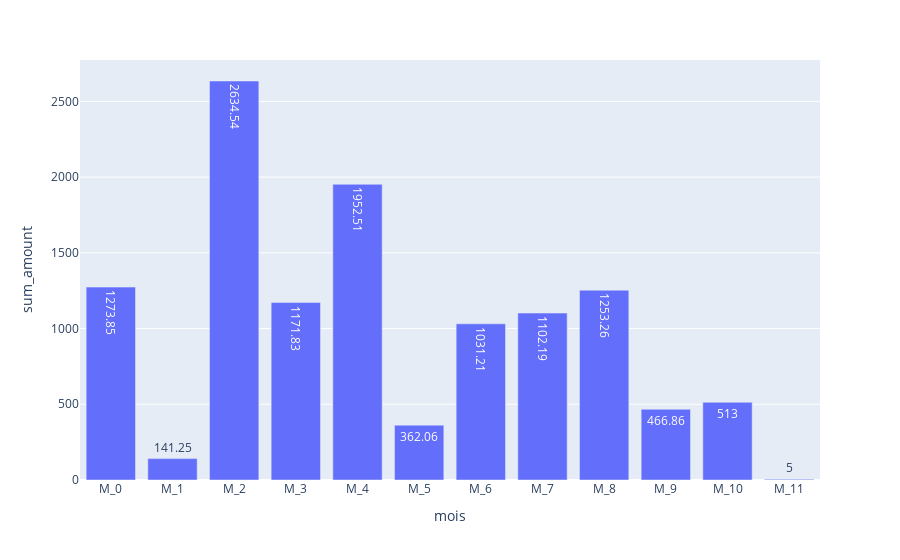

Notebook code cell kept with this figure:
### Code cell
import plotly.express as px

fig = px.bar(df_test, x="mois", y="sum_amount", text = "sum_amount")
fig.show()

### Figure 1 — Plotly figure (JSON) as saved in the notebook; plotly's stock layout.template omitted (floating-point values rounded to 4 significant figures)
{"data": [{"alignmentgroup": "True", "hovertemplate": "mois=%{x}<br>sum_amount=%{text}<extra></extra>", "legendgroup": "", "marker": {"color": "#636efa"}, "name": "", "offsetgroup": "", "orientation": "v", "showlegend": false, "text": [1274.0, 141.2, 2635.0, 1172.0, 1953.0, 362.1, 1031.0, 1102.0, 1253.0, 466.9, 513, 5], "textposition": "auto", "type": "bar", "x": ["M_0", "M_1", "M_2", "M_3", "M_4", "M_5", "M_6", "M_7", "M_8", "M_9", "M_10", "M_11"], "xaxis": "x", "y": [1274.0, 141.2, 2635.0, 1172.0, 1953.0, 362.1, 1031.0, 1102.0, 1253.0, 466.9, 513, 5], "yaxis": "y"}], "layout": {"barmode": "relative", "legend": {"tracegroupgap": 0}, "margin": {"t": 60}, "xaxis": {"anchor": "y", "domain": [0, 1], "title": {"text": "mois"}}, "yaxis": {"anchor": "x", "domain": [0, 1], "title": {"text": "sum_amount"}}}}
